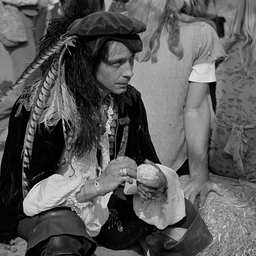
#> input picture Test_Images/man.tiff, 256 x 256 px, shrunk from 1024 x 1024 before the run, found by its file name
$ jupyter execute --allow-errors Smoothing_Sharpening.ipynb
#> lines starting #> are read from the running program, lines starting #| are printed output that depends on the picture; after the words box and inside, x2 and y2 are one past the last pixel; in counts of white or black regions, pixels touching at a corner belong together
[cell 1]
import numpy as np
import cv2
import matplotlib.pyplot as plt

[cell 2]
# Linear Convolution Filters
im2 = cv2.imread("/content/drive/My Drive/Projects/DIP_Assignments/Test_Images/man.tiff", cv2.IMREAD_GRAYSCALE)
#> im2 is the input picture: shape (256, 256); min 0, max 240, mean 89
plt.figure(figsize=(3,3))
plt.imshow(im2, cmap='gray')
plt.show()

def D_Conv(Image,Filter):
  a , b =  Filter.shape
  x , y = Image.shape
#> x = 256; y = 256
  o_x = x - a + 1
#> o_x = 250
  o_y = y - b + 1
#> o_y = 250
  new_I = np.zeros((o_x,o_y))
  for i in range(o_x):
    for j in range(o_y):
      new_I[i][j] = np.sum(Image[i:i+a,j:j+b]*Filter)
  plt.figure(figsize=(3,3))
  plt.imshow(new_I, cmap='gray')
  plt.show()

[cell 3]
import numpy as np
import cv2
import matplotlib.pyplot as plt

# [16 lines left out: function Filter_Image, not called in this run]

K1 = np.array([[0,0,-1],[0,0,0],[1,0,0]])
K2 = np.array([[0,0.1,0],[0.2,0.4,0.2],[0,0.1,0]])
K3 = np.array([[-1,-2,-1],[0,0,0],[1,2,1]])

I1 = cv2.imread("/content/I1.JPG", cv2.IMREAD_GRAYSCALE)
I2 = cv2.imread("/content/I2.JPG", cv2.IMREAD_GRAYSCALE)

print('1st Image')
plt.figure(figsize=(3,3))
#> (the rest of this cell did not finish here and is left out)

[cell 4]
# Average and weighted average filters
Filter1 = (1/49)*np.ones((7,7))
D_Conv(im2,Filter1)

Filter2 = (1/25)*np.ones((5,5))
Filter2 = Filter2/np.sum(Filter2)
D_Conv(im2,Filter2)

Filter3 = np.array([[1,2,1],[2,4,2],[1,2,1]])
Filter3 = Filter3/np.sum(Filter3)
D_Conv(im2,Filter3)

Filter4 = np.array([[1,2,4,2,1],[2,4,6,4,2],[4,6,8,6,4],[1,2,4,2,1],[2,4,6,4,2]])
Filter4 = Filter4/np.sum(Filter4)
D_Conv(im2,Filter4)

# Gaussian Filter
T1 = np.array([1,2,1])
T2 = T1.reshape(3,1)
Filter5 = T2*T1
D_Conv(im2,Filter5)

T1 = np.array([1,4,6,4,1])
T2 = T1.reshape(5,1)
Filter6 = T2*T1
D_Conv(im2,Filter6)

[cell 5]
# Non Linear Smoothening Filter
# [29 lines left out: functions Min_Filter, Max_Filter, not called in this run]

#Max_Filter(im2,(3,3))

def Median_Filter(Image,Filter):
#> called with Filter = (3, 3)
  a , b =  Filter
  x , y = Image.shape
#> x = 256; y = 256
  o_x = x - a + 1
#> o_x = 254
  o_y = y - b + 1
#> o_y = 254
  new_I = np.zeros((o_x,o_y))
  for i in range(o_x):
    for j in range(o_y):
      t = Image[i:i+a,j:j+b]
      x = np.median(t)
      new_I[i][j] = x
#> new_I: shape (254, 254) float64
  plt.figure(figsize=(3,3))
  plt.imshow(new_I, cmap='gray')
  plt.show()

Median_Filter(im2,(3,3))
Median_Filter(im2,(5,5))

[cell 6]
im2 = cv2.imread("/content/drive/My Drive/Projects/DIP_Assignments/Test_Images/synthetic.tiff", cv2.IMREAD_GRAYSCALE)
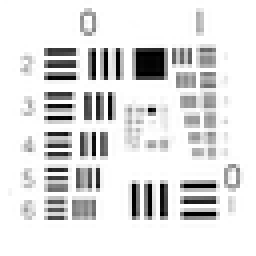
#> input picture Test_Images/synthetic.tiff, 64 x 64 px, shrunk from 256 x 256 before the run, found by its file name (shown 4 times larger)
#> im2 is the input picture: shape (64, 64); min 0, max 255, mean 224.5
plt.figure(figsize=(3,3))
plt.imshow(im2, cmap='gray')
plt.show()

def D_Conv(Image,Filter):
  a , b =  Filter.shape
  x , y = Image.shape
#> x = 64; y = 64
  o_x = x - a + 1
#> o_x = 62
  o_y = y - b + 1
#> o_y = 62
  new_I = np.zeros((o_x,o_y))
  for i in range(o_x):
    for j in range(o_y):
      new_I[i][j] = np.sum(Image[i:i+a,j:j+b]*Filter)
#> new_I: shape (62, 62) float64
  plt.figure(figsize=(3,3))
  plt.imshow(new_I, cmap='gray')
  plt.show()

[cell 7]
# Edge Detectors and Sharpening Filters(2D)

# Laplacian Filters(2D)
Filter1 = np.array([[0,1,0],[1,-4,1],[0,1,0]])
D_Conv(im2,Filter1)

Filter2 = np.array([[0,-1,0],[-1,4,-1],[0,-1,0]])
D_Conv(im2,Filter2)

Filter3 = np.array([[1,1,1],[1,-8,1],[1,1,1]])
D_Conv(im2,Filter3)

Filter4 = np.array([[-1,-1,-1],[-1,8,-1],[-1,-1,-1]])
D_Conv(im2,Filter4)

# Composite Laplacian Filters(2D)
Filter5 = np.array([[0,-1,0],[-1,5,-1],[0,-1,0]])
D_Conv(im2,Filter5)

Filter6 = np.array([[-1,-1,-1],[-1,9,-1],[-1,-1,-1]])
D_Conv(im2,Filter6)

# High Boost Filter(2D)
Filter7 = np.array([[-1,-1,-1],[-1,10,-1],[-1,-1,-1]])
D_Conv(im2,Filter7)

Filter8 = np.array([[0,-1,0],[-1,6,-1],[0,-1,0]])
D_Conv(im2,Filter8)

# Laplacian of Gaussian (LoG)(2D)
Filter9 = np.array([[0,0,1,0,0],[0,1,2,1,0],[1,2,-16,2,1],[0,0,1,0,0],[0,1,2,1,0]])
D_Conv(im2,Filter9)
#> after the loop in D_Conv (call 9), `for i in range(o_x):`:
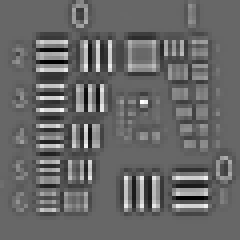
#> new_I: shape (60, 60) float64 (shown 4 times larger); min -2137, max 3126, mean 0.9; drawn with min black and max white

[cell 8]
# Edge Detectors and Sharpening Filters(1D)

# Sobel Operator(1D)
Filter1 = np.array([[-1,-2,-1],[0,0,0],[1,2,1]])
D_Conv(im2,Filter1)

Filter2 = np.array([[-1,0,1],[-2,0,2],[-1,0,1]])
D_Conv(im2,Filter2)

# Prewitts Operator(1D)
Filter3 = np.array([[-1,0,1],[-1,0,1],[-1,0,1]])
D_Conv(im2,Filter3)

Filter4 = np.array([[-1,-1,-1],[0,0,0],[1,1,1]])
D_Conv(im2,Filter4)

# Canny Edge Detector
Filter5 = cv2.Canny(im2,100,150)
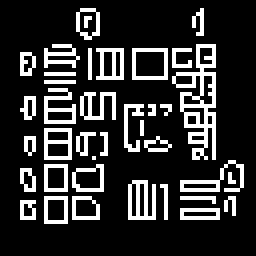
#> Filter5: shape (64, 64) (shown 4 times larger); 18.5% white in thin lines or dots, all inside (x1, y1, x2, y2) = (5, 2, 61, 56)
plt.imshow(Filter5, cmap='gray')
plt.show()

# Kayyali Edge Filter
Filter6 = np.array([[6,0,-6],[0,0,0],[-6,0,6]])
D_Conv(im2,Filter6)

Filter7 = np.array([[-6,0,6],[0,0,0],[6,0,-6]])
D_Conv(im2,Filter7)

[cell 9]
# Other Edge Detectors :

# KirschEdgeFilter
Filter1 = np.array([[-3,-3,5],[-3,0,5],[-3,-3,5]])
Filter2 = np.array([[-3,5,5],[-3,0,5],[-3,-3,-3]])
Filter3 = np.array([[5,5,-3],[5,0,-3],[-3,-3,-3]])
Filter4 = np.array([[5,5,-3],[5,0,-3],[-3,-3,-3]])
Filter5 = np.array([[5,-3,-3],[5,0,-3],[5,-3,-3]])
Filter6 = np.array([[-3,-3,-3],[5,0,-3],[5,5,-3]])
Filter7 = np.array([[-3,-3,-3],[-3,0,-3],[5,5,5]])
Filter8 = np.array([[-3,-3,-3],[-3,0,5],[-3,5,5]])

D_Conv(im2,Filter1)
D_Conv(im2,Filter2)
D_Conv(im2,Filter3)
D_Conv(im2,Filter4)
D_Conv(im2,Filter5)
D_Conv(im2,Filter6)
D_Conv(im2,Filter7)
D_Conv(im2,Filter8)
#> after the loop in D_Conv (call 23), `for i in range(o_x):`:
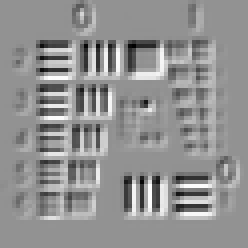
#> new_I: shape (62, 62) float64 (shown 4 times larger); min -3023, max 2248, mean 0; drawn with min black and max white

# Scharr Edge Filter
Filter9 = np.array([[3,0,-3],[10,0,-10],[3,0,-3]])
Filter10 = np.array([[3,10,3],[0,0,0],[-3,-10,-3]])

D_Conv(im2,Filter9)
#> after the loop in D_Conv (call 24), `for i in range(o_x):`:
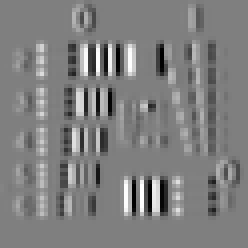
#> new_I: shape (62, 62) float64 (shown 4 times larger); min -4080, max 4080, mean 0; drawn with min black and max white
D_Conv(im2,Filter10)
#> after the loop in D_Conv (call 25), `for i in range(o_x):`:
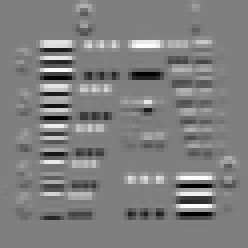
#> new_I: shape (62, 62) float64 (shown 4 times larger); min -4080, max 4080, mean 0; drawn with min black and max white

# Roberts
Filter11 = np.array([[0,0,-1],[0,1,0],[0,0,0]])
Filter12 = np.array([[-1,0,0],[0,1,0],[0,0,0]])

D_Conv(im2,Filter11)
#> after the loop in D_Conv (call 26), `for i in range(o_x):`:
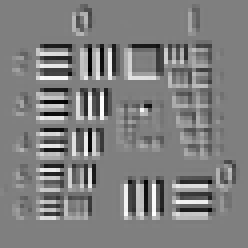
#> new_I: shape (62, 62) float64 (shown 4 times larger); min -255, max 255, mean 0; drawn with min black and max white
D_Conv(im2,Filter12)
#> after the loop in D_Conv (call 27), `for i in range(o_x):`:
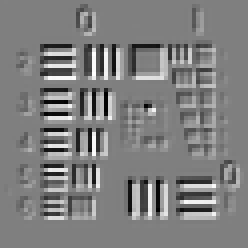
#> new_I: shape (62, 62) float64 (shown 4 times larger); min -255, max 255, mean 0; drawn with min black and max white

# Frei-Chen filter
Filter13 = (1/(2**1.5))*np.array([[1,2**0.5,1],[0,0,0],[-1,-2**0.5,-1]])
Filter14 = Filter13.T

D_Conv(im2,Filter13)
D_Conv(im2,Filter14)

Filter15 = (1/(2**1.5))*np.array([[0,-1,2**0.5],[1,0,-1],[-2**0.5,0,1]])
Filter16 = (1/(2**1.5))*np.array([[2**0.5,-1,0],[-1,0,1],[0,1,-2**0.5]])

D_Conv(im2,Filter15)
#> after the loop in D_Conv (call 30), `for i in range(o_x):`:
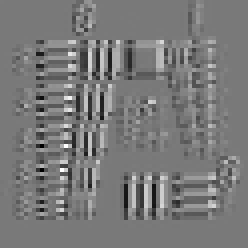
#> new_I: shape (62, 62) float64 (shown 4 times larger); min -143.3, max 156.7, mean 0; drawn with min black and max white
D_Conv(im2,Filter16)
#> after the loop in D_Conv (call 31), `for i in range(o_x):`:
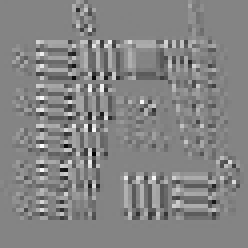
#> new_I: shape (62, 62) float64 (shown 4 times larger); min -117.4, max 108.8, mean 0; drawn with min black and max white
